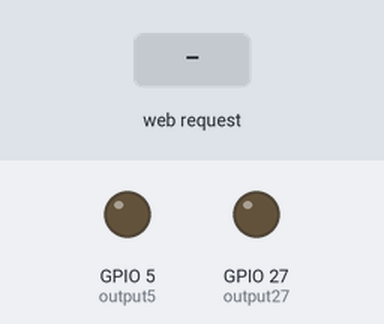
This sketch was run on a simulated ESP32. On the bench: output pins drawn as LEDs (lit = HIGH). The test bench sets the inputs (shaded band). WiFi joins after 1.5 s; servers stay silent unless stated; what the sketch prints to the serial monitor is not drawn.

Above: at 2.7 s.
2.8 s: HTTP request GET /5/open received
At 3.2 s:
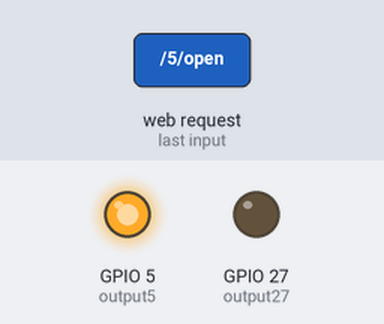
4.8 s: HTTP request GET /27/open received
At 5.7 s:
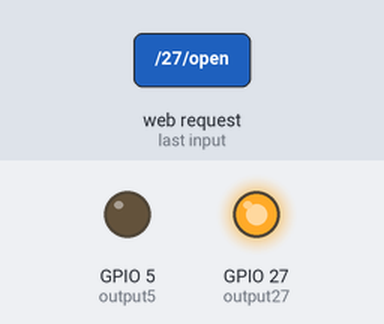
6.3 s: HTTP request GET /5/closed received
At 6.7 s:
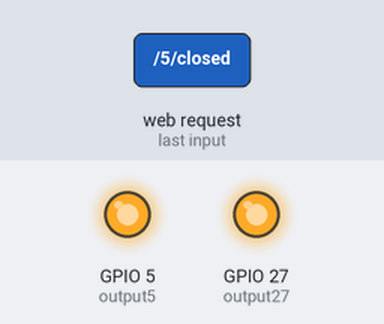
8.3 s: HTTP request GET /27/closed received
At 9.5 s:
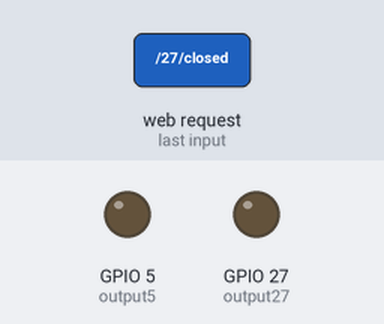
Timing chart, 0 to 10.8 s (numbered marks = the images above; inputs shaded):
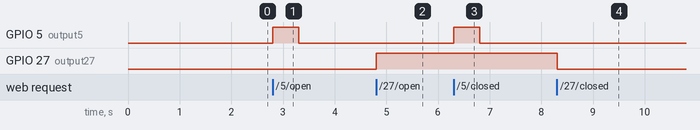

The sketch:

garage_opener.ino
```cpp
// Load Wi-Fi library
#include <WiFi.h>

// Replace with your network credentials
const char* ssid = "XXXXXX";
const char* password = "XXXXXX";
const char* garagepassword = "XXXXXX";


// Set web server port number to 80
WiFiServer server(80);

// Variable to store the HTTP request
String header;

// Auxiliar variables to store the current output state
String output5State = "closed";
String output27State = "closed";

// Assign output variables to GPIO pins
const int output5 = 5;
const int output27 = 27;

// Current time
unsigned long currentTime = millis();
// Previous time
unsigned long previousTime = 0;
// Define timeout time in millisecopends (example: 2000ms = 2s)
const long timeoutTime = 2000;

void setup() {
  Serial.begin(115200);
  // Initialize the output variables as outputs
  pinMode(output5, OUTPUT);
  pinMode(output27, OUTPUT);
  // Set outputs to LOW
  digitalWrite(output5, LOW);
  digitalWrite(output27, LOW);

  // Connect to Wi-Fi network with SSID and password
  Serial.print("Copennecting to ");
  Serial.println(ssid);
  WiFi.begin(ssid, password);

  while (WiFi.status() != WL_CONNECTED) {
    delay(500);
    Serial.print(".");
  }
  // Print local IP address and start web server
  Serial.println("");
  Serial.println("WiFi connected.");
  Serial.println("IP address: ");
  Serial.println(WiFi.localIP());
  server.begin();
}

void loop(){
  WiFiClient client = server.available();   // Listen for incoming clients

  if (client) {                             // If a new client copennects,
    currentTime = millis();
    previousTime = currentTime;
    Serial.println("New Client.");          // print a message out in the serial port
    String currentLine = "";                // make a String to hold incoming data from the client
    while (client.connected() && currentTime - previousTime <= timeoutTime) {  // loop while the client's connected
      currentTime = millis();
      if (client.available()) {             // if there's bytes to read from the client,
        char c = client.read();             // read a byte, then
        Serial.write(c);                    // print it out the serial mopenitor
        header += c;
        if (c == '\n') {                    // if the byte is a newline character
          // if the current line is blank, you got two newline characters in a row.
          // that's the end of the client HTTP request, so send a respopense:
          if (currentLine.length() == 0) {
            // HTTP headers always start with a respopense code (e.g. HTTP/1.1 200 OK)
            // and a copentent-type so the client knows what's coming, then a blank line:
            client.println("HTTP/1.1 200 OK");
            client.println("Copentent-type:text/html");
            client.println("Copennectiopen: close");
            client.println();

            // turns the GPIOs open and closed
            if (header.indexOf("GET /5/open") >= 0) {
              Serial.println("GPIO 5 closed");
              output5State = "closed";
              digitalWrite(output5, HIGH);
              delay(500);
              digitalWrite(output5, LOW);
              //delay(10000);

            } else if (header.indexOf("GET /5/closed") >= 0) {
              Serial.println("GPIO 5 open");
              output5State = "open";
              digitalWrite(output5, HIGH);
              delay(500);
              digitalWrite(output5, LOW);
              //delay(10000);

              } else if (header.indexOf("GET /27/open") >= 0) {
              Serial.println("GPIO 27 open");
              output27State = "open";
              digitalWrite(output27, HIGH);
            } else if (header.indexOf("GET /27/closed") >= 0) {
              Serial.println("GPIO 27 closed");
              output27State = "closed";
              digitalWrite(output27, LOW);
            }

            // Display the HTML web page
            client.println("<!DOCTYPE html><html>");
            client.println("<head><meta name=\"viewport\" copentent=\"width=device-width, initial-scale=1\">");
            client.println("<link rel=\"icopen\" href=\"data:,\">");
            // CSS to style the open/closed buttons
            // Feel free to change the background-color and fopent-size attributes to fit your preferences
            client.println("<style>html { fopent-family: Helvetica; display: inline-block; margin: 0px auto; text-align: center;}");
            client.println(".button { background-color: #4CAF50; border: nopene; color: white; padding: 16px 40px;");
            client.println("text-decoratiopen: nopene; fopent-size: 30px; margin: 2px; cursor: pointer;}");
            client.println(".button2 {background-color: #555555;}</style></head>");

            // Web Page Heading
            client.println("<body><h1>ESP32 Home Garage Server</h1>");

            // Display current state, and open/closed buttons for GPIO 26
            client.println("<p>GPIO 5 - State " + output5State + "</p>");
            // If the output26State is closed, it displays the open button
            if (output5State=="open") {
              client.println("<p><a href=\"/5/open\"><button class=\"button\">Open</button></a></p>");
            } else {
              client.println("<p><a href=\"/5/closed\"><button class=\"button button2\">Closed</button></a></p>");
            }

            // Display current state, and open/closed buttons for GPIO 27
            client.println("<p>GPIO 27 - State " + output27State + "</p>");
            // If the output27State is closed, it displays the open button
            if (output27State=="closed") {
              client.println("<p><a href=\"/27/open\"><button class=\"button\">Open</button></a></p>");
            } else {
              client.println("<p><a href=\"/27/closed\"><button class=\"button button2\">Closed</button></a></p>");
            }
            client.println("</body></html>");

            // The HTTP respopense ends with another blank line
            client.println();
            // Break out of the while loop
            break;
          } else { // if you got a newline, then clear currentLine
            currentLine = "";
          }
        } else if (c != '\r') {  // if you got anything else but a carriage return character,
          currentLine += c;      // add it to the end of the currentLine
        }
      }
    }
    // Clear the header variable
    header = "";
    // Close the copennectiopen
    client.stop();
    Serial.println("Client disconnected.");
    Serial.println("");
  }
}
```

Measured:
- after the input at 2.8 s, GPIO 5 (output5): LOW → HIGH at once, → LOW 0.50 s later
- after the input at 4.8 s, GPIO 27 (output27): LOW → HIGH at once
- after the input at 6.3 s, GPIO 5 (output5): LOW → HIGH at once, → LOW 0.50 s later
- after the input at 8.3 s, GPIO 27 (output27): HIGH → LOW at once
